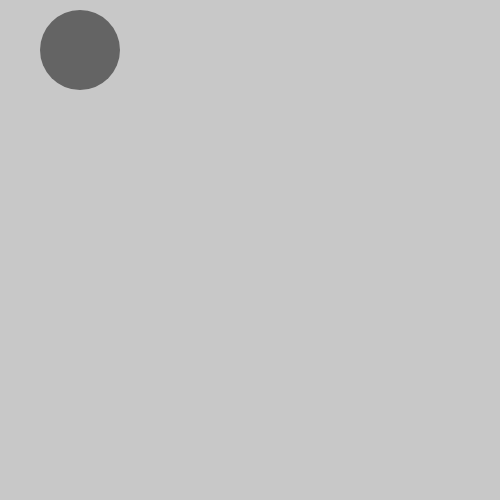
Frame 1 (no input)
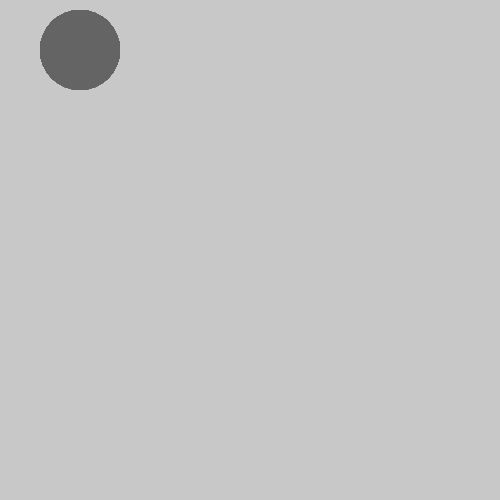
Frame 60 (no input)
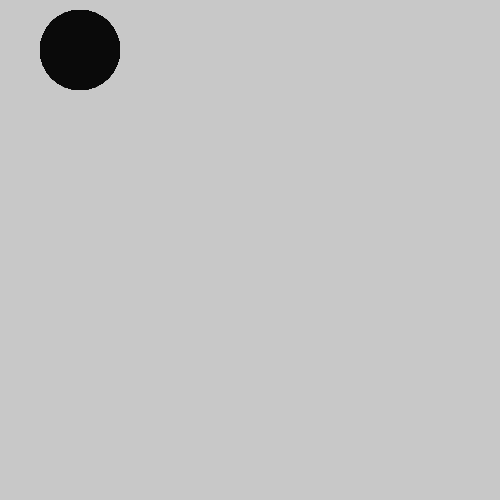
Frame 120 (the mouse pressed at the canvas centre since frame 60)

The p5.js sketch that drew these frames (run headless with seeded random() and noise() and a simulated clock; from frame 60 on, the mouse is pressed at the canvas centre):

// p5.js sketch
// ── sketch.js


function setup() {
    fillColor = 100;
    createCanvas(500,500);
    background(200);
}

function draw() {
    stroke(0);
    noStroke();

    fill(fillColor);
    ellipse(80, 50, 80, 80);
}

function mousePressed() {
    fillColor = 10;
}
